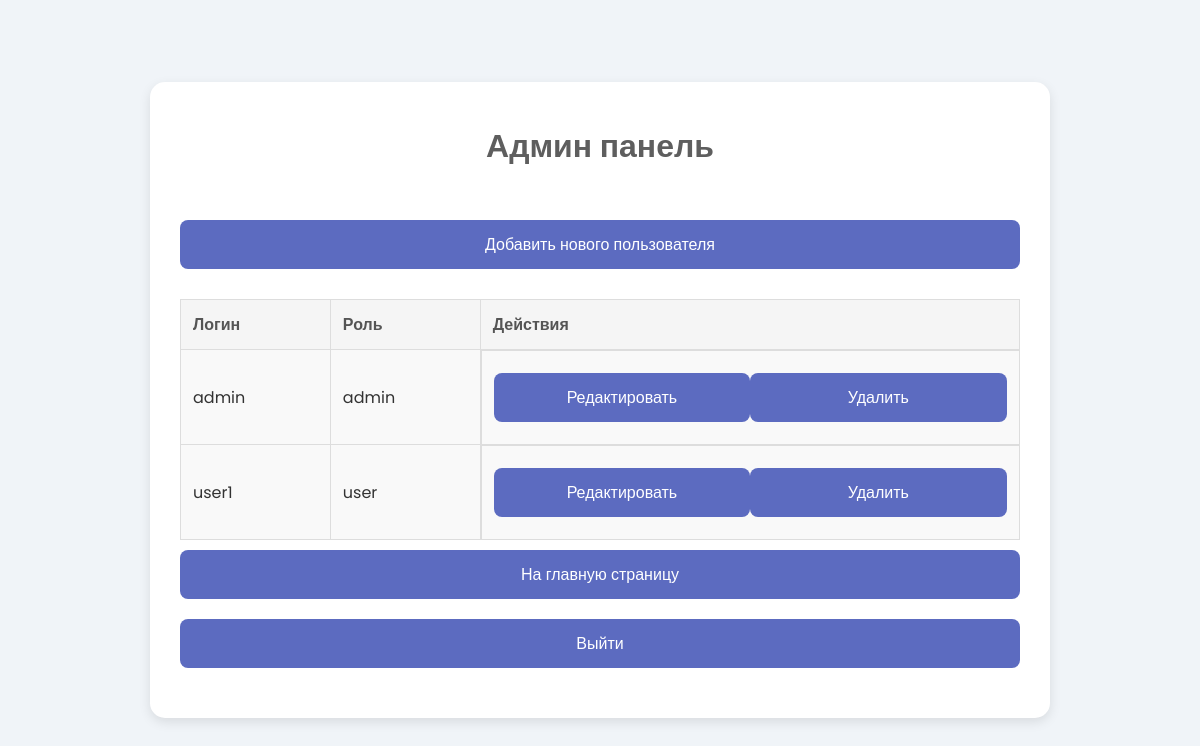
/admin.php (signed in), run on the app's committed database.
### tables this page shows
CREATE TABLE users (
    id INT AUTO_INCREMENT PRIMARY KEY,
    username VARCHAR(50) NOT NULL UNIQUE,
    password VARCHAR(255) NOT NULL,
    role ENUM('admin', 'user') NOT NULL DEFAULT 'user'
);

### admin.php (the view, shortened to what this page needs)
<?php
include 'db.php';
$stmt = $pdo->query("SELECT * FROM users");
$users = $stmt->fetchAll();
?>
<!DOCTYPE html>
<html lang="ru">
<head>
</head>
<body>
<div class="container">
    <h1>Админ панель</h1>
    <a href="adduser.php" class="button">Добавить нового пользователя</a>
    <table>
        <thead>
            <tr>
                <th>Логин</th>
                <th>Роль</th>
                <th>Действия</th>
            </tr>
        </thead>
        <tbody>
            <?php foreach ($users as $user): ?>
                <tr>
                    <td><?php echo htmlspecialchars($user['username']); ?></td>
                    <td><?php echo htmlspecialchars($user['role']); ?></td>
                    <td class="button-container">
                        <a href="edit.php?id=<?php echo $user['id']; ?>" class="button">Редактировать</a>
                        <a href="delete.php?id=<?php echo $user['id']; ?>" class="button" onclick="return confirm('Вы уверены, что хотите удалить пользователя?');">Удалить</a>
                    </td>
                </tr>
            <?php endforeach; ?>
        </tbody>
    </table>
    <a href="main.php" class="main-page">На главную страницу</a>
    <a href="logout.php" class="logout">Выйти</a>
</div>
</body>
</html>

### admin.php (style rules this page uses)
* { box-sizing: border-box; margin: 0; padding: 0; }
body { background-color: #f0f4f8; color: #333; font-family: 'Poppins', sans-serif; display: flex; justify-content: center; align-items: center; min-height: 100vh; padding: 20px; }
h1 { font-size: 32px; color: #5e5e5e; margin-bottom: 40px; text-align: center; font-weight: 600; }
.container { width: 100%; max-width: 900px; background-color: #fff; padding: 40px 30px; border-radius: 15px; box-shadow: 0 4px 12px rgba(0, 0, 0, 0.1); display: flex; flex-direction: column; align-items: center; }
.button, .logout, .main-page { padding: 12px 20px; font-size: 16px; border-radius: 8px; text-decoration: none; color: white; background-color: #5c6bc0; width: 100%; text-align: center; margin: 10px 0; display: inline-block; }
.button-container { display: flex; justify-content: space-between; width: 100%; }
table { width: 100%; margin-top: 20px; border-collapse: collapse; }
th, td { padding: 12px; text-align: left; border: 1px solid #ddd; }
th { background-color: #f5f5f5; color: #555; }
td { background-color: #f9f9f9; color: #333; }
tr:nth-child(even) { background-color: #f2f2f2; }

### data on the page
users: username "admin", role "admin"
users: username "user1", role "user"
